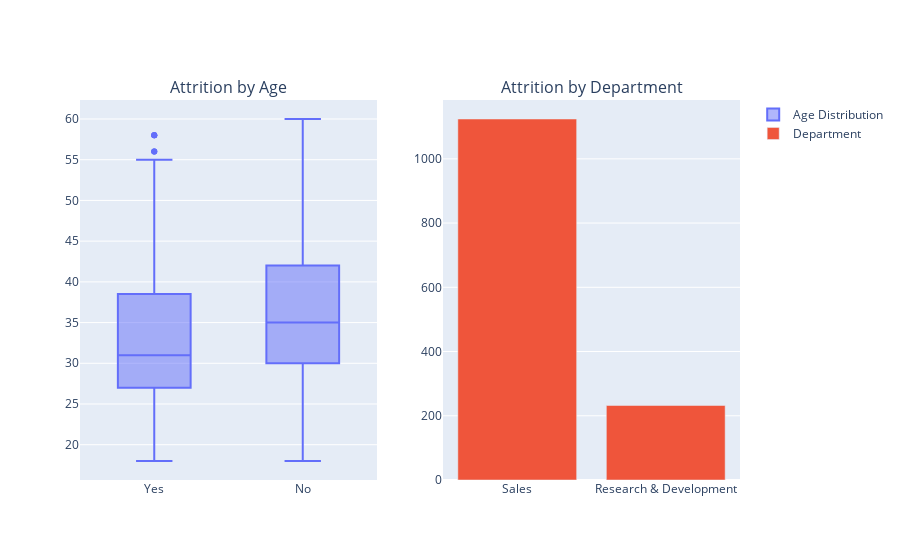

Write notebook code for a chart like this one.
### Code cell
# Attrition by Age and Department
from plotly.subplots import make_subplots
import plotly.graph_objects as go

fig = make_subplots(rows=1, cols=2, 
                    subplot_titles=('Attrition by Age', 'Attrition by Department'))

fig.add_trace(go.Box(x=clean_df['Attrition'], y=clean_df['Age'], name='Age Distribution'), row=1, col=1)
fig.add_trace(go.Bar(x=clean_df['Department'], y=clean_df['Attrition'].value_counts(), name='Department'),
              row=1, col=2)
fig.show()

### Figure 1 — Plotly figure (JSON) as saved in the notebook; plotly's stock layout.template omitted (floating-point values rounded to 4 significant figures; data arrays with more than 128 entries replaced by an {"elided": "..."} marker saying what was removed)
{"data": [{"name": "Age Distribution", "type": "box", "x": {"elided": "1356 str values"}, "xaxis": "x", "y": {"elided": "1356 int values"}, "yaxis": "y"}, {"name": "Department", "type": "bar", "x": {"elided": "1356 str values"}, "xaxis": "x2", "y": [1124, 232], "yaxis": "y2"}], "layout": {"annotations": [{"font": {"size": 16}, "showarrow": false, "text": "Attrition by Age", "x": 0.225, "xanchor": "center", "xref": "paper", "y": 1, "yanchor": "bottom", "yref": "paper"}, {"font": {"size": 16}, "showarrow": false, "text": "Attrition by Department", "x": 0.775, "xanchor": "center", "xref": "paper", "y": 1, "yanchor": "bottom", "yref": "paper"}], "autosize": true, "xaxis": {"anchor": "y", "autorange": true, "domain": [0, 0.45], "range": [-0.5, 1.5], "type": "category"}, "xaxis2": {"anchor": "y2", "autorange": true, "domain": [0.55, 1], "range": [-0.5, 1.5], "type": "category"}, "yaxis": {"anchor": "x", "autorange": true, "domain": [0, 1], "range": [15.67, 62.33], "type": "linear"}, "yaxis2": {"anchor": "x2", "autorange": true, "domain": [0, 1], "range": [0, 1183.0], "type": "linear"}}}
